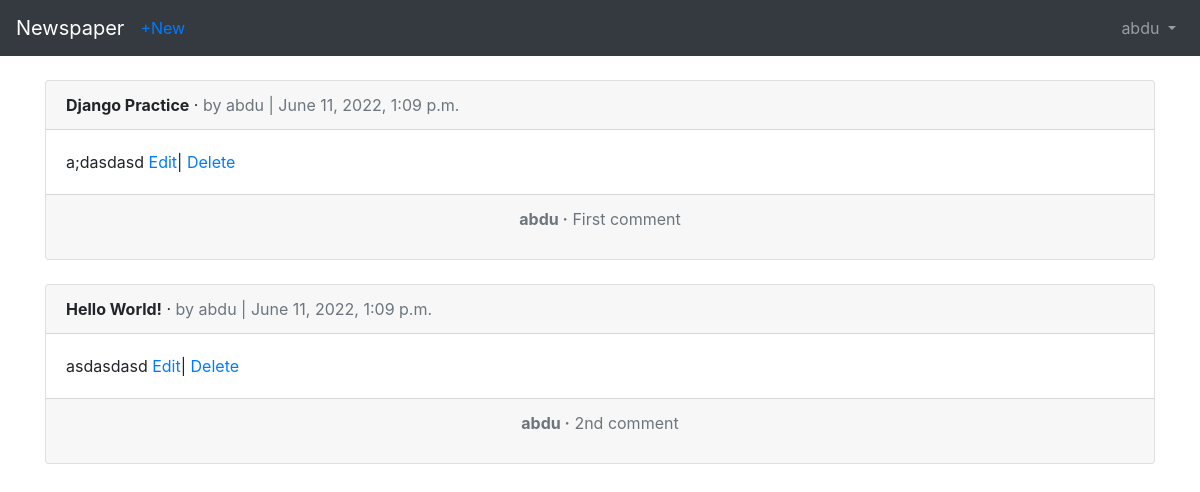
The page /articles/ (signed in) on the database its author committed.
### users/models.py (models this page shows)
class CustomUser(AbstractUser):
    age = models.PositiveIntegerField(null=True, blank=True)

### articles/models.py (models this page shows, shortened)
class Article(models.Model):
    title = models.CharField(max_length = 255)
    body = models.TextField()
    date = models.DateTimeField(auto_now_add=True)
    author = models.ForeignKey(
        get_user_model(),
        on_delete=models.CASCADE,
    )

class Comment(models.Model):
    article = models.ForeignKey(
        Article,
        on_delete=models.CASCADE,
        related_name='comments',
    )
    comment = models.CharField(max_length=140)
    author = models.ForeignKey(
        get_user_model(),
        on_delete=models.CASCADE,
    )
    def __str__(self):
        return self.comment

### articles/views.py (the view)
# urls.py: path('', ArticleListView.as_view(), name='article_list'),
class ArticleListView(LoginRequiredMixin,ListView):
    model = Article
    template_name = 'article_list.html'
    context_object_name = 'articles'
    login_url = 'login'

### templates/article_list.html (shortened to what this page needs)
{% extends 'base.html' %}
{% block content %}
    {% for article in object_list %}
        <div class="card">
            <div class="card-header">
                <span class="font-weight-bold">{{ article.title }}</span> &middot;
                <span class="text-muted">by {{ article.author }} |
                {{ article.date }}</span>
            </div>
            <div class="card-body">
                {{ article.body }}
                <a href="{% url 'article_edit' article.pk %}">Edit</a>|
                <a href="{% url 'article_delete' article.pk %}">Delete</a>
            </div>
            <div class="card-footer text-center text-muted">
                {% for comment in article.comments.all %}
                    <p>
                        <span class="font-weight-bold">{{comment.author}} &middot;</span>
                        {{comment}}
                    </p>
                {% endfor %}
            </div>
        </div>
        <br/>
    {% endfor %}
{% endblock content %}

### templates/base.html (shortened to what this page needs)
<!DOCTYPE html>
<html lang="en">
<head>
    <link rel="stylesheet" href="https://cdn.jsdelivr.net/npm/bootstrap@4.0.0/dist/css/bootstrap.min.css">
</head>
<body>
    <nav class="navbar navbar-expand-md navbar-dark bg-dark mb-4">
        <a class="navbar-brand" href="{% url 'home' %}">Newspaper</a>
        {% if user.is_authenticated %}
            <ul class="navbar-nav mr-auto">
                <li class="nav-item">
                    <a href="{% url 'article_new' %}">+New</a>
                </li>
            </ul>
        {% endif %}
        <div class="collapse navbar-collapse" id="navbarCollapse">
            {% if user.is_authenticated %}
            <ul class="navbar-nav ml-auto">
                <li class="nav-item">
                    <a class="nav-link dropdown-toggle" href="#" id="userMenu"
                    data-toggle="dropdown" aria-haspopup="true"
                    aria-expanded="false">
                    {{ user.username }}
                    </a>
                </li>
            </ul>
            {% else %}
                <form class="form-inline ml-auto">
                    <a href="{% url 'login' %}" class="btn btn-outline-secondary">Log In</a>
                    <a href="{% url 'signup' %}" class="btn btn-primary ml-2">Sign up</a>
                </form>
            {% endif %}
        </div>
</nav>
<div class="container">
    {% block content %}
    {% endblock content %}
</div>
</body>
</html>

### rows shown on the page
CustomUser: username "abdu"
Article: title "Django Practice", author "abdu", date "June 11, 2022, 1:09 p.m.", body "a;dasdasd"
Comment: author "abdu", comment "First comment"
Article: title "Hello World!", author "abdu", date "June 11, 2022, 1:09 p.m.", body "asdasdasd"
Comment: author "abdu", comment "2nd comment"
